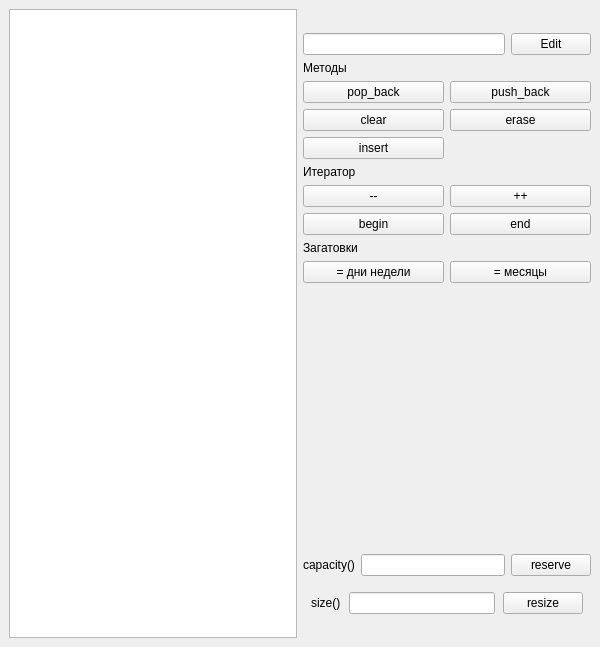
<?xml version="1.0" encoding="UTF-8"?>
<ui version="4.0">
 <class>MainWindow</class>
 <widget class="QMainWindow" name="MainWindow">
  <property name="geometry">
   <rect>
    <x>0</x>
    <y>0</y>
    <width>600</width>
    <height>647</height>
   </rect>
  </property>
  <property name="windowTitle">
   <string>std::vector demo</string>
  </property>
  <widget class="QWidget" name="centralwidget">
   <layout class="QHBoxLayout" name="horizontalLayout_2">
    <item>
     <layout class="QHBoxLayout" name="horizontalLayout" stretch="1,1">
      <item>
       <widget class="QListWidget" name="list_widget"/>
      </item>
      <item>
       <layout class="QVBoxLayout" name="verticalLayout" stretch="0,0,0,0,0,0,0,0,0,0">
        <property name="topMargin">
         <number>24</number>
        </property>
        <property name="bottomMargin">
         <number>24</number>
        </property>
        <item>
         <layout class="QHBoxLayout" name="horizontalLayout_4" stretch="0,0">
          <item>
           <widget class="QLineEdit" name="txt_elem_content"/>
          </item>
          <item>
           <widget class="QPushButton" name="btn_edit">
            <property name="text">
             <string>Edit</string>
            </property>
           </widget>
          </item>
         </layout>
        </item>
        <item>
         <widget class="QLabel" name="lbl_methods">
          <property name="text">
           <string>Методы</string>
          </property>
         </widget>
        </item>
        <item>
         <layout class="QGridLayout" name="gridLayout">
          <item row="1" column="1">
           <widget class="QPushButton" name="btn_erase">
            <property name="text">
             <string>erase</string>
            </property>
           </widget>
          </item>
          <item row="0" column="0">
           <widget class="QPushButton" name="btn_pop">
            <property name="text">
             <string>pop_back</string>
            </property>
           </widget>
          </item>
          <item row="1" column="0">
           <widget class="QPushButton" name="btn_clear">
            <property name="text">
             <string>clear</string>
            </property>
           </widget>
          </item>
          <item row="0" column="1">
           <widget class="QPushButton" name="btn_push">
            <property name="text">
             <string>push_back</string>
            </property>
           </widget>
          </item>
          <item row="2" column="0">
           <widget class="QPushButton" name="btn_insert">
            <property name="text">
             <string>insert</string>
            </property>
           </widget>
          </item>
         </layout>
        </item>
        <item>
         <widget class="QLabel" name="lbl_iter">
          <property name="text">
           <string>Итератор</string>
          </property>
         </widget>
        </item>
        <item>
         <layout class="QGridLayout" name="gridLayout_3">
          <item row="0" column="0">
           <widget class="QPushButton" name="btn_prev">
            <property name="text">
             <string>--</string>
            </property>
           </widget>
          </item>
          <item row="1" column="0">
           <widget class="QPushButton" name="btn_begin">
            <property name="text">
             <string>begin</string>
            </property>
           </widget>
          </item>
          <item row="0" column="1">
           <widget class="QPushButton" name="btn_next">
            <property name="text">
             <string>++</string>
            </property>
           </widget>
          </item>
          <item row="1" column="1">
           <widget class="QPushButton" name="btn_end">
            <property name="text">
             <string>end</string>
            </property>
           </widget>
          </item>
         </layout>
        </item>
        <item>
         <widget class="QLabel" name="lbl_templates">
          <property name="text">
           <string>Загатовки</string>
          </property>
         </widget>
        </item>
        <item>
         <layout class="QGridLayout" name="gridLayout_2">
          <item row="0" column="0">
           <widget class="QPushButton" name="btn_weekday">
            <property name="text">
             <string>= дни недели</string>
            </property>
           </widget>
          </item>
          <item row="0" column="1">
           <widget class="QPushButton" name="btn_month">
            <property name="text">
             <string>= месяцы</string>
            </property>
           </widget>
          </item>
         </layout>
        </item>
        <item>
         <spacer name="verticalSpacer">
          <property name="orientation">
           <enum>Qt::Orientation::Vertical</enum>
          </property>
          <property name="sizeHint" stdset="0">
           <size>
            <width>20</width>
            <height>40</height>
           </size>
          </property>
         </spacer>
        </item>
        <item>
         <layout class="QHBoxLayout" name="horizontalLayout_5">
          <property name="bottomMargin">
           <number>10</number>
          </property>
          <item>
           <widget class="QLabel" name="lbl_capacity">
            <property name="text">
             <string>capacity()</string>
            </property>
           </widget>
          </item>
          <item>
           <widget class="QLineEdit" name="txt_capacity"/>
          </item>
          <item>
           <widget class="QPushButton" name="btn_capacity">
            <property name="text">
             <string>reserve</string>
            </property>
           </widget>
          </item>
         </layout>
        </item>
        <item>
         <layout class="QHBoxLayout" name="horizontalLayout_3">
          <property name="spacing">
           <number>8</number>
          </property>
          <property name="leftMargin">
           <number>8</number>
          </property>
          <property name="rightMargin">
           <number>8</number>
          </property>
          <item>
           <widget class="QLabel" name="lbl_size">
            <property name="text">
             <string>size()</string>
            </property>
           </widget>
          </item>
          <item>
           <widget class="QLineEdit" name="txt_size"/>
          </item>
          <item>
           <widget class="QPushButton" name="btn_resize">
            <property name="text">
             <string>resize</string>
            </property>
           </widget>
          </item>
         </layout>
        </item>
       </layout>
      </item>
     </layout>
    </item>
   </layout>
  </widget>
 </widget>
 <resources/>
 <connections/>
</ui>
